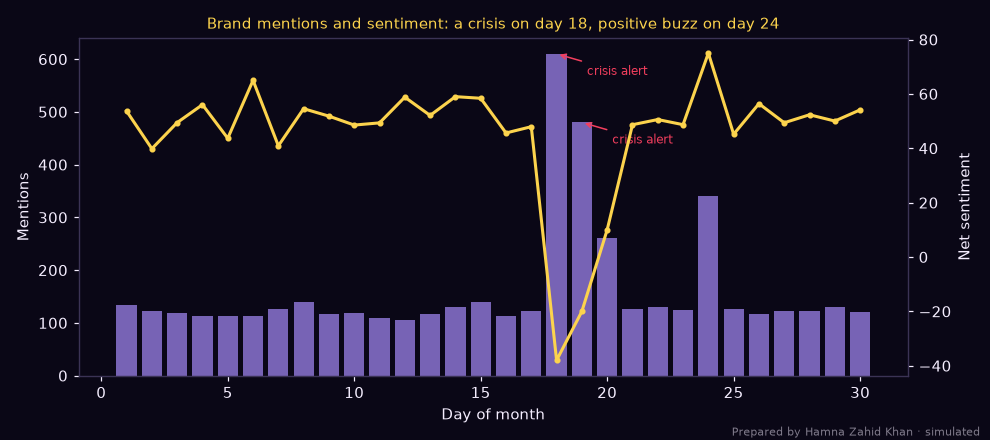

Here is the Python script that generated this plot:
# Brand-reputation monitoring in the style of Brand24: daily mention volume and sentiment,
# with an automatic alert when volume spikes AND sentiment drops. Prepared by Hamna Zahid Khan, Junior Lecturer.
# 30 days of simulated mentions for an illustrative Pakistani cosmetics brand.
import numpy as np
import matplotlib
matplotlib.use("Agg")
import matplotlib.pyplot as plt

BG, FIRE, GOLD, VIOLET, EMBER, TEXT = "#0A0716", "#FF6B1A", "#FCD34D", "#A78BFA", "#F43F5E", "#F5EEFF"
rng = np.random.default_rng(9)
days = np.arange(1, 31)
volume = rng.poisson(120, 30)
pos_share = np.clip(rng.normal(0.62, 0.04, 30), 0, 1)
neg_share = np.clip(rng.normal(0.12, 0.03, 30), 0, 1)
# Day 18: an influencer posts about a skin reaction; day 24: a positive charity campaign
volume[17:20] = [610, 480, 260]; neg_share[17:20] = [0.58, 0.47, 0.30]; pos_share[17:20] = [0.20, 0.27, 0.40]
volume[23] = 340; pos_share[23] = 0.80; neg_share[23] = 0.05

net = (pos_share - neg_share) * 100
alerts = []
for d in range(7, 30):
    base_v, base_net = volume[d - 7:d].mean(), net[d - 7:d].mean()
    if volume[d] > 2 * base_v and net[d] < base_net - 20:
        alerts.append(d + 1)
        print(f"ALERT day {d + 1}: volume {volume[d]} (7-day avg {base_v:.0f}), net sentiment {net[d]:+.0f} (avg {base_net:+.0f})")
    elif volume[d] > 2 * base_v:
        print(f"Spike day {d + 1}: volume {volume[d]} with net sentiment {net[d]:+.0f} -> positive buzz, amplify it")
print(f"\nMonth: {volume.sum():,} mentions, average net sentiment {net.mean():+.1f}")
# reach-weighted share of voice vs two competitors (illustrative monthly totals)
sov = {"Our brand": volume.sum(), "Competitor X": 3900, "Competitor Y": 2600}
tot = sum(sov.values())
print("Share of voice: " + ", ".join(f"{k} {v / tot:.0%}" for k, v in sov.items()))

fig, ax1 = plt.subplots(figsize=(9, 4), facecolor=BG); ax1.set_facecolor(BG)
ax1.bar(days, volume, color=VIOLET, alpha=0.7, label="Mentions")
ax2 = ax1.twinx()
ax2.plot(days, net, color=GOLD, lw=2, marker="o", ms=3, label="Net sentiment")
for a in alerts:
    ax1.annotate("crisis alert", (a, volume[a - 1]), xytext=(a + 1.2, volume[a - 1] - 40), color=EMBER,
                 arrowprops=dict(arrowstyle="->", color=EMBER), fontsize=8)
ax1.set_xlabel("Day of month", color=TEXT); ax1.set_ylabel("Mentions", color=TEXT); ax2.set_ylabel("Net sentiment", color=TEXT)
ax1.set_title("Brand mentions and sentiment: a crisis on day 18, positive buzz on day 24", color=GOLD, fontsize=10)
for a in (ax1, ax2):
    a.tick_params(colors=TEXT)
    for sp in a.spines.values(): sp.set_color("#3b3355")
fig.text(0.99, 0.01, "Prepared by Hamna Zahid Khan · simulated", color=TEXT, alpha=0.5, ha="right", fontsize=7)
plt.tight_layout(); plt.savefig("session-05_brand_monitor.png", dpi=110, facecolor=BG)
print("Saved session-05_brand_monitor.png")
